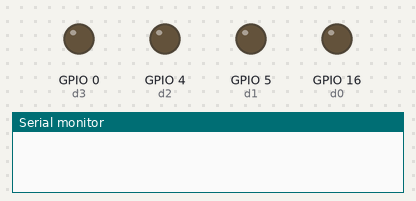
The sketch below on a simulated ESP8266 (NodeMCU). On the bench: output pins drawn as LEDs (lit = HIGH), the last lines printed to the serial monitor. A WiFi scan finds three made-up networks.

Above: at 0.0 s.
At 20.2 s:
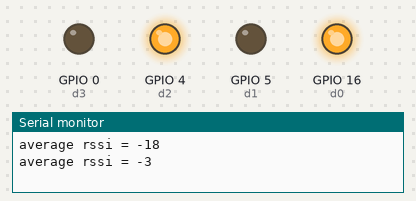
At 40.2 s:
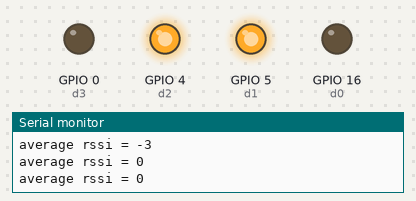
Timing chart, 0 to 44.8 s (numbered marks = the images above):
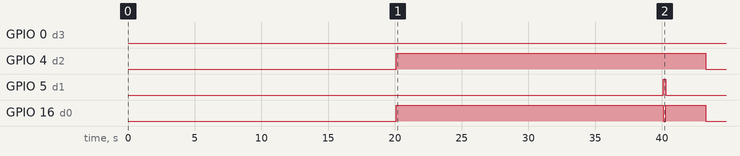

The sketch:

FINALCODE.c.ino
```cpp
#include "ESP8266WiFi.h"
int d0 = 16;
int d1 = 5;
int d2 = 4;
int d3 = 0;
int prevrssi = 0;
int rssi = -90;
int i;
void Forward()
{
  digitalWrite(d0, HIGH); //left motor
  digitalWrite(d1, LOW);
  digitalWrite(d2, HIGH); //right motor
  digitalWrite(d3, LOW);
}
void Reverse()
{
  digitalWrite(d0, LOW);
  digitalWrite(d1, HIGH);
  digitalWrite(d2, LOW);
  digitalWrite(d3, HIGH);
}
void Left()
{
  digitalWrite(d0, LOW);
  digitalWrite(d1, HIGH);
  digitalWrite(d2, HIGH);
  digitalWrite(d3, LOW);
}
void Right()
{
  digitalWrite(d0, HIGH);
  digitalWrite(d1, LOW);
  digitalWrite(d2, LOW);
  digitalWrite(d3, HIGH);
}
void Stop()
{
  digitalWrite(d0, LOW);
  digitalWrite(d1, LOW);
  digitalWrite(d2, LOW);
  digitalWrite(d3, LOW);
}
void updaterssi()
{
  prevrssi = rssi;
  for (int j = 1; j <= 5; j++)
  {
    int n = WiFi.scanNetworks();
    //Serial.println(WiFi.scanNetworks());
    for (int i = 0; i < n; ++i)
    {
      if (WiFi.SSID(i) == "wififollower")
      {

        int y = WiFi.RSSI(i);
        Serial.print(y);
        Serial.print("    ");
        rssi += y;
        Serial.println(rssi);

        Serial.print(prevrssi);
        Serial.print(WiFi.SSID(i));
        Serial.println(rssi);
        // if((rssi-prevrssi)<-5){ //disregard the measurement and try again
        // rssi = prevrssi;
        //updaterssi();
        // }
      }

      //delay(10);
    }
  }
  rssi = rssi / 5;
  Serial.print("average rssi = ");
  Serial.println(rssi);
}
void setup()
{
  pinMode(d0, OUTPUT);
  pinMode(d1, OUTPUT);
  pinMode(d2, OUTPUT);
  pinMode(d3, OUTPUT);
  Serial.begin(115200);
  WiFi.mode(WIFI_STA);
  WiFi.disconnect();
  delay(100);
  updaterssi();
}
void loop()
{
  if ((rssi >= -45) && (rssi <= -40))
  {
    Stop();
  }
  else
  {
    updaterssi();
    if (prevrssi < rssi)
      Forward();
    else
    {
      Left();
      delay(200);
      Forward();
      delay(3000);
      Stop();
      updaterssi();
      if (prevrssi < rssi)
      {
        Forward();
      }
      else
      {
        Reverse();
        delay(3000);
        Right();
        delay(200);
      }
      Right();
      delay(200);
      Forward();
      delay(3000);
      Stop();
      updaterssi();
      if (prevrssi < rssi)
      {
        Forward();
      }
      else
      {
        Reverse();
        delay(3000);
        Left();
        delay(200);
      }
      Reverse();
      delay(3000);
      Stop();
      updaterssi();
      if (prevrssi < rssi)
      {
        Reverse();
      }
      else
        Stop();
    }
  }
}
```

Measured:
- by itself, GPIO 4 (d2): LOW → HIGH at 20.1 s, → LOW 23.2 s later
- by itself, GPIO 5 (d1): LOW → HIGH at 40.1 s, → LOW 0.20 s later
- by itself, GPIO 16 (d0): LOW → HIGH at 20.1 s, → LOW 20.0 s later, → HIGH 0.20 s later, → LOW 3.0 s later
